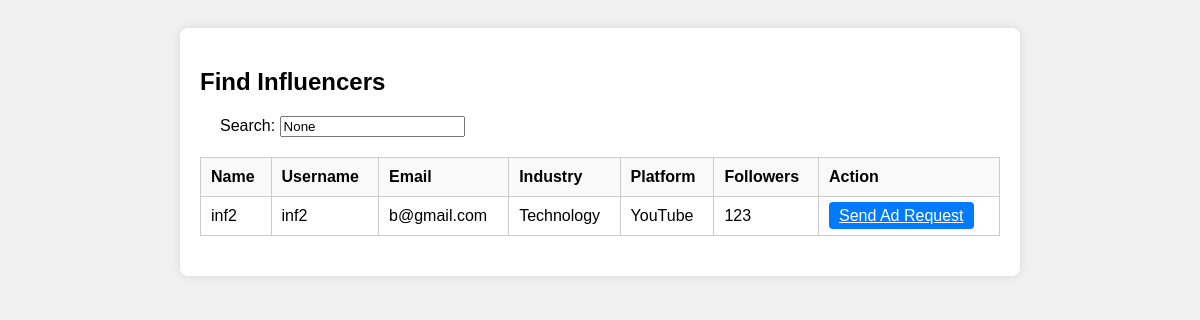
The app's page /sp_find, older data.
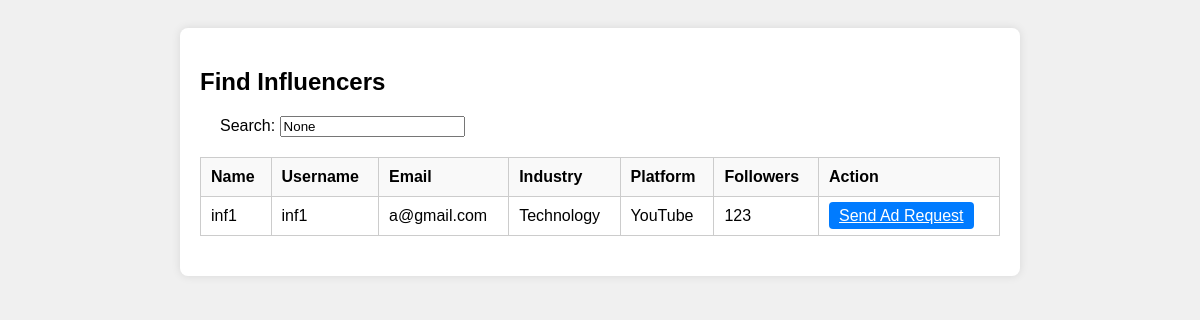
The same page, newer data.
### applications/models.py (models this page shows)
class influencer(db.Model):
    id = db.Column(db.Integer, primary_key=True)
    name = db.Column(db.String(100), nullable=True)
    username = db.Column(db.String(20), unique=True, nullable=False)
    password = db.Column(db.String(100), nullable=False)
    industry = db.Column(db.String(100),nullable = False)
    email = db.Column(db.String(100), unique=True, nullable=False)
    platform = db.Column(db.String(100))
    flagged = db.Column(db.String(10), nullable=False, default="no")
    followers = db.Column(db.Integer, nullable=False)
    ad_requests = db.relationship('adrequest', backref='influencer', lazy=True)

### applications/routes.py (the view)
@app.route('/sp_find', methods=['GET'])
def sp_find():
    selected_industry = request.args.get('industry', None)
    search_query = request.args.get('search', None)
    query = influencer.query
    if search_query:
        search_filter = (influencer.name.ilike(f'%{search_query}%') |
                         influencer.username.ilike(f'%{search_query}%') |
                         influencer.email.ilike(f'%{search_query}%'))
        query = query.filter(search_filter)
    influencers = query.all()
    return render_template('sp_find.html', influencers=influencers, selected_industry=selected_industry, search_query=search_query)

### templates/sp_find.html (shortened to what this page needs)
<!DOCTYPE html>
<html lang="en">
<head>
</head>
<body>
    <div class="container">
        <h2>Find Influencers</h2>
        <form method="GET" action="{{ url_for('sp_find') }}">
            <div class="form-group">
                <div class="search-box">
                    <label for="search">Search:</label>
                    <input type="text" name="search" id="search" value="{{ search_query }}" placeholder="Search influencers..." onkeypress="if(event.keyCode==13){this.form.submit();}">
                </div>
            </div>
        </form>
        <table>
            <thead>
                <tr>
                    <th>Name</th>
                    <th>Username</th>
                    <th>Email</th>
                    <th>Industry</th>
                    <th>Platform</th>
                    <th>Followers</th>
                    <th>Action</th>
                </tr>
            </thead>
            <tbody>
                {% for influencer in influencers %}
                    <tr>
                        <td>{{ influencer.name }}</td>
                        <td>{{ influencer.username }}</td>
                        <td>{{ influencer.email }}</td>
                        <td>{{ influencer.industry }}</td>
                        <td>{{ influencer.platform }}</td>
                        <td>{{ influencer.followers }}</td>
                        <td>
                            <a href="{{ url_for('ad_request', influencer_id=influencer.id) }}" class="button">Send Ad Request</a>
                        </td>
                    </tr>
                {% endfor %}
            </tbody>
        </table>
    </div>
</body>
</html>

Row changes from the older to the newer data that the page shows:
removed influencer: name "inf2", username "inf2", email "b@gmail.com", industry "Technology", platform "YouTube", followers "123"
added influencer: name "inf1", username "inf1", email "a@gmail.com", industry "Technology", platform "YouTube", followers "123"
